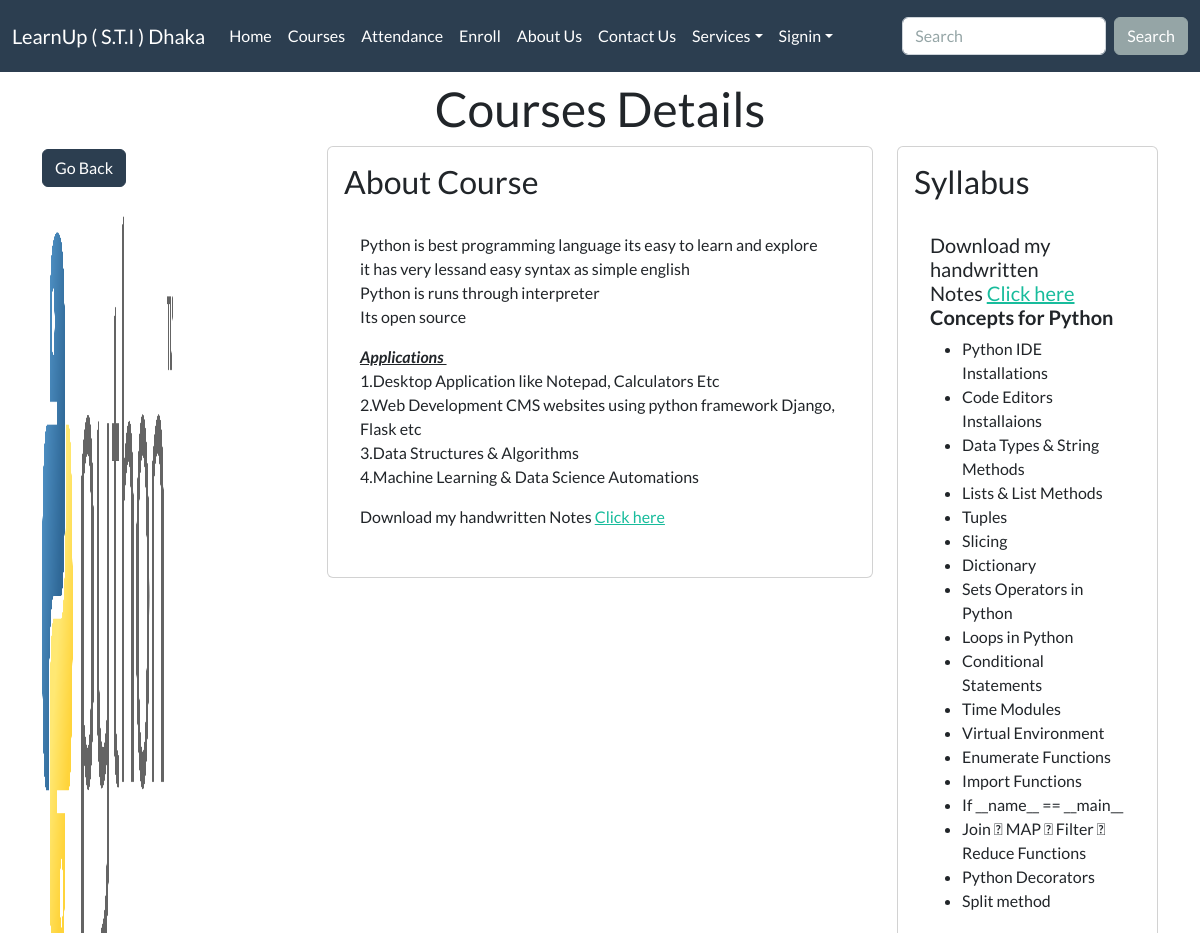
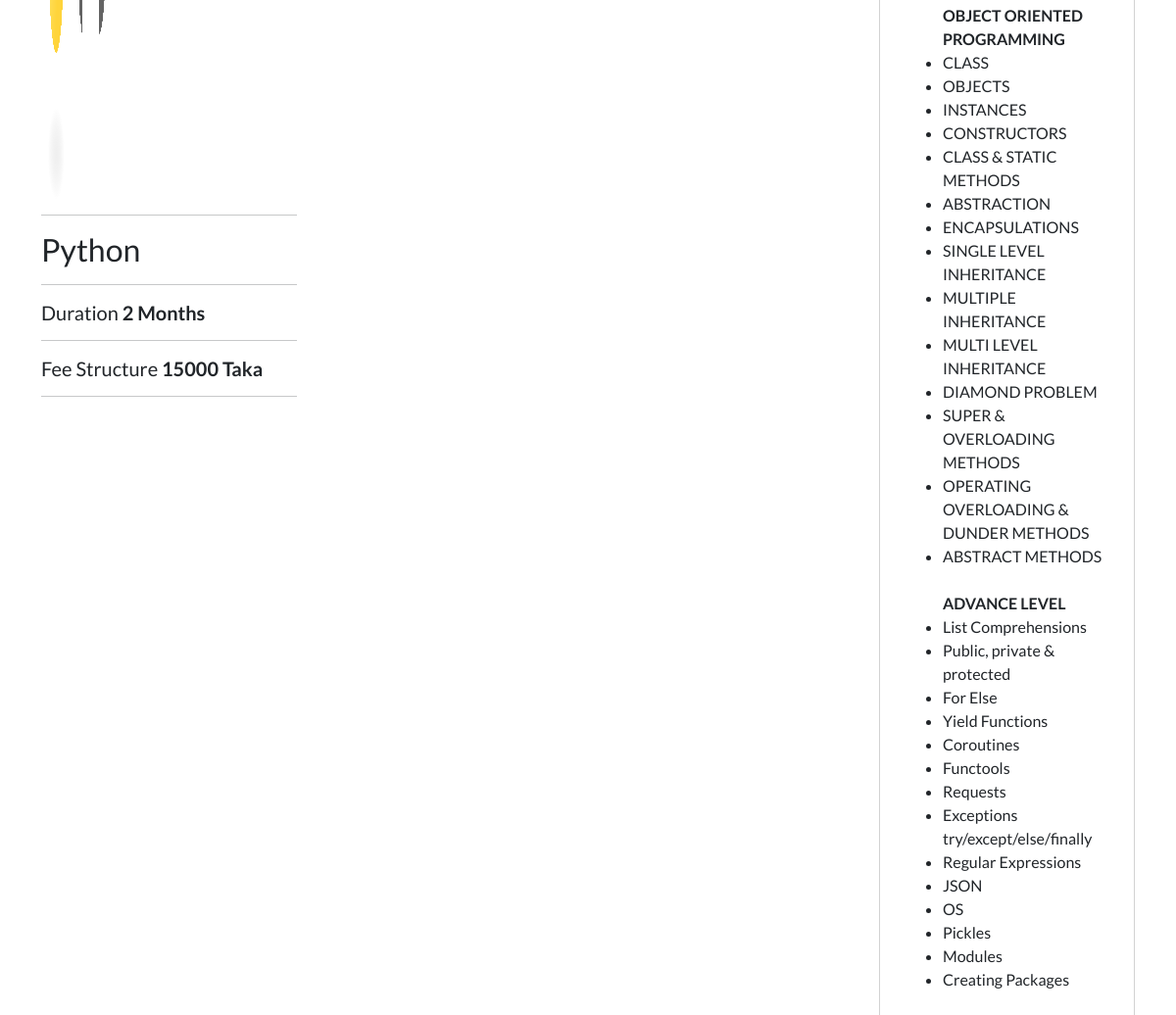
The app's page /course/Python/ with its own data (2 pictures, top to bottom).
### startupapp/models.py (models this page shows, shortened)
class Courses(models.Model):
    courseName=models.CharField(max_length=150,primary_key=True)
    image=models.ImageField(upload_to="course",blank=True,null=True)
    courseFee=models.IntegerField()
    courseDuration=models.IntegerField()
    syllabus=RichTextField(default="syllabus")
    aboutCourse=RichTextField(default="aboutCourse")
    stars=models.IntegerField(default=3)

### startupapp/views.py (the view)
# urls.py: path('course/<id>/',views.course,name="course"),
def course(request,id):
    course=Courses.objects.filter(courseName=id)
    context={"course":course}
    return render(request,"course.html",context)

### templates/course.html (shortened to what this page needs)
{% extends 'base.html' %}
{% block body %}
<div class="container mt-2">
<h1 class="text-center"> Courses Details</h1>
<div class="row">
    {% for c in course %}
<div class="col-md-3">
    <h3><a href="/courses" class="btn btn-primary"> Go Back</a></h3>
    <img src="{{c.image.url}}" id="card-img" class="card-img-top mt-3" alt="not found">
    <hr>
    <h3>
    {{c.courseName}}
    </h3>
    <hr>
    <h5>Duration <span><b>{{c.courseDuration}} Months</b></span></h5>
    <hr>
    <h5>Fee Structure <span><b>{{c.courseFee}} Taka</b></span></h5>
    <hr>
</div>
<div class="col-md-6">
<div class="card p-3">
    <div class="card-title">
        <h3>About Course</h3>
    </div>
    <div class="card-body">
        {{c.aboutCourse | safe}}
    </div>
</div>
</div>
<div class="col-md-3">
    <div class="card p-3">
        <div class="card-title">
            <h3>Syllabus</h3>
        </div>
        <div class="card-body">
            {{c.syllabus | safe}}
        </div>
    </div>
</div>
    {% endfor %}
</div>
</div>
{% endblock body %}

### records on screen
Courses: image (picture), courseName "Python", courseDuration "2", courseFee "15000", aboutCourse "Python is best programming language its easy to learn and explore it has very lessand easy syntax as simple english Python is runs through interpreter Its open source Applications 1.Desktop Application like Notepad, Calculators Etc 2.Web Development CMS websites using python framework Django, Flask etc 3.Data Structures & Algorithms 4.Machine Learning & Data Science Automations Download my handwritten Notes Click here", syllabus "Download my handwritten Notes Click here Concepts for Python Python IDE Installations Code Editors Installaions Data Types & String Methods Lists & List Methods Tuples Slicing Dictionary Sets Operators in Python Loops in Python Conditional Statements Time Modules Virtual Environment Enumerate Functions Import Functions If __name__ == __main__ Join  MAP  Filter  Reduce Functions Python Decorators Split method OBJECT ORIENTED PROGRAMMING CLASS OBJECTS INSTANCES CONSTRUCTORS CLASS & STATIC METHODS ABSTRACTION ENCAPSULATIONS SINGLE LEVEL INHERITANCE MULTIPLE INHERITANCE MULTI LEVEL INHERITANCE DIAMOND PROBLEM SUPER & OVERLOADING METHODS OPERATING OVERLOADING & DUNDER METHODS ABSTRACT METHODS…"
